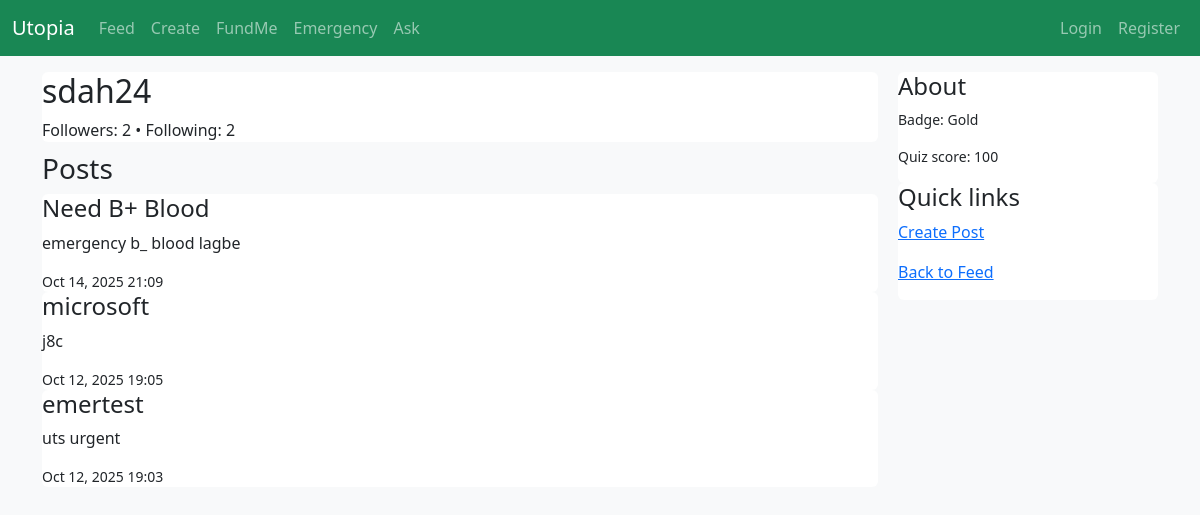
The app's page /posts/profile/2/ with its own data.
### accounts/models.py (models this page shows, shortened)
class Profile(models.Model):
    user = models.OneToOneField(User, on_delete=models.CASCADE)
    display_name = models.CharField(max_length=150, blank=True)
    bio = models.TextField(blank=True)
    profile_image = models.ImageField(upload_to='profiles/', blank=True, null=True)
    quiz_score = models.IntegerField(null=True, blank=True)    # percent or raw
    badge = models.CharField(max_length=50, choices=[("Bronze","Bronze"),("Silver","Silver"),("Gold","Gold")], default="Bronze")
    created_at = models.DateTimeField(auto_now_add=True)
    updated_at = models.DateTimeField(auto_now=True)
    profile_picture = models.ImageField(upload_to='profile_pics/', blank=True, null=True)

### posts/models.py (models this page shows, shortened)
class Post(models.Model):
    profile = models.ForeignKey("accounts.Profile", on_delete=models.CASCADE, related_name="posts")
    title = models.CharField(max_length=200, blank=True)
    content = models.TextField(blank=True)
    image = models.ImageField(upload_to="posts/", blank=True, null=True)
    is_emergency = models.BooleanField(default=False)
    created_at = models.DateTimeField(default=timezone.now)
    updated_at = models.DateTimeField(auto_now=True)
    likes_count = models.IntegerField(default=0)
    class Meta:
        ordering = ["-created_at"]

### posts/views.py (the view)
# urls.py: path("profile/<int:profile_id>/", views.profile_posts, name="profile_posts"),
def profile_posts(request, profile_id):
    from accounts.models import Profile
    profile_user = get_object_or_404(Profile, pk=profile_id)
    posts = profile_user.posts.all().select_related("profile__user").prefetch_related("comments")
    is_following = False
    if request.user.is_authenticated and getattr(request.user, "profile", None):
        is_following = Follow.objects.filter(follower=request.user.profile, following=profile_user).exists()
    followers_count = Follow.objects.filter(following=profile_user).count()
    following_count = Follow.objects.filter(follower=profile_user).count()
    return render(request, "posts/profile_posts.html", {
        "profile_user": profile_user,
        "posts": posts,
        "is_following": is_following,
        "followers_count": followers_count,
        "following_count": following_count,
    })

### templates/posts/profile_posts.html (shortened to what this page needs)
{% extends "base.html" %}
{% block content %}
  <div style="display:flex;gap:20px">
    <section style="flex:1">
      <div class="card">
        <div style="display:flex;justify-content:space-between;align-items:center">
          <div>
            <h2>{{ profile_user.user.username }}</h2>
            <div class="muted">Followers: {{ followers_count }} • Following: {{ following_count }}</div>
          </div>
        </div>
      </div>
      <h3 style="margin-top:10px">Posts</h3>
      {% for post in posts %}
        <div class="card">
          {% if post.title %}<h4>{{ post.title }}</h4>{% endif %}
          <p>{{ post.content|linebreaksbr }}</p>
          <small class="muted">{{ post.created_at|date:"M d, Y H:i" }}</small>
        </div>
      {% empty %}
        <div class="card">No posts yet.</div>
      {% endfor %}
    </section>
    <aside style="width:260px">
      <div class="card">
        <h4>About</h4>
        <p class="small">Badge: {{ profile_user.badge }}</p>
        <p class="small">Quiz score: {{ profile_user.quiz_score }}</p>
      </div>
      <div class="card">
        <h4>Quick links</h4>
        <p><a href="{% url 'posts:create_post' %}">Create Post</a></p>
        <p><a href="{% url 'posts:feed' %}">Back to Feed</a></p>
      </div>
    </aside>
  </div>
{% endblock %}

### templates/base.html (style rules this page uses)
body { background-color: #f8f9fa; }
.card { border: none; }

### records on screen
Profile: user.username "sdah24", badge "Gold", quiz_score "100"
Post: title "Need B+ Blood", content "emergency b_ blood lagbe", created_at "Oct 14, 2025 21:09"
Post: title "microsoft", content "j8c", created_at "Oct 12, 2025 19:05"
Post: title "emertest", content "uts urgent", created_at "Oct 12, 2025 19:03"

### other values on screen
{{ followers_count }} "2"
{{ following_count }} "2"
